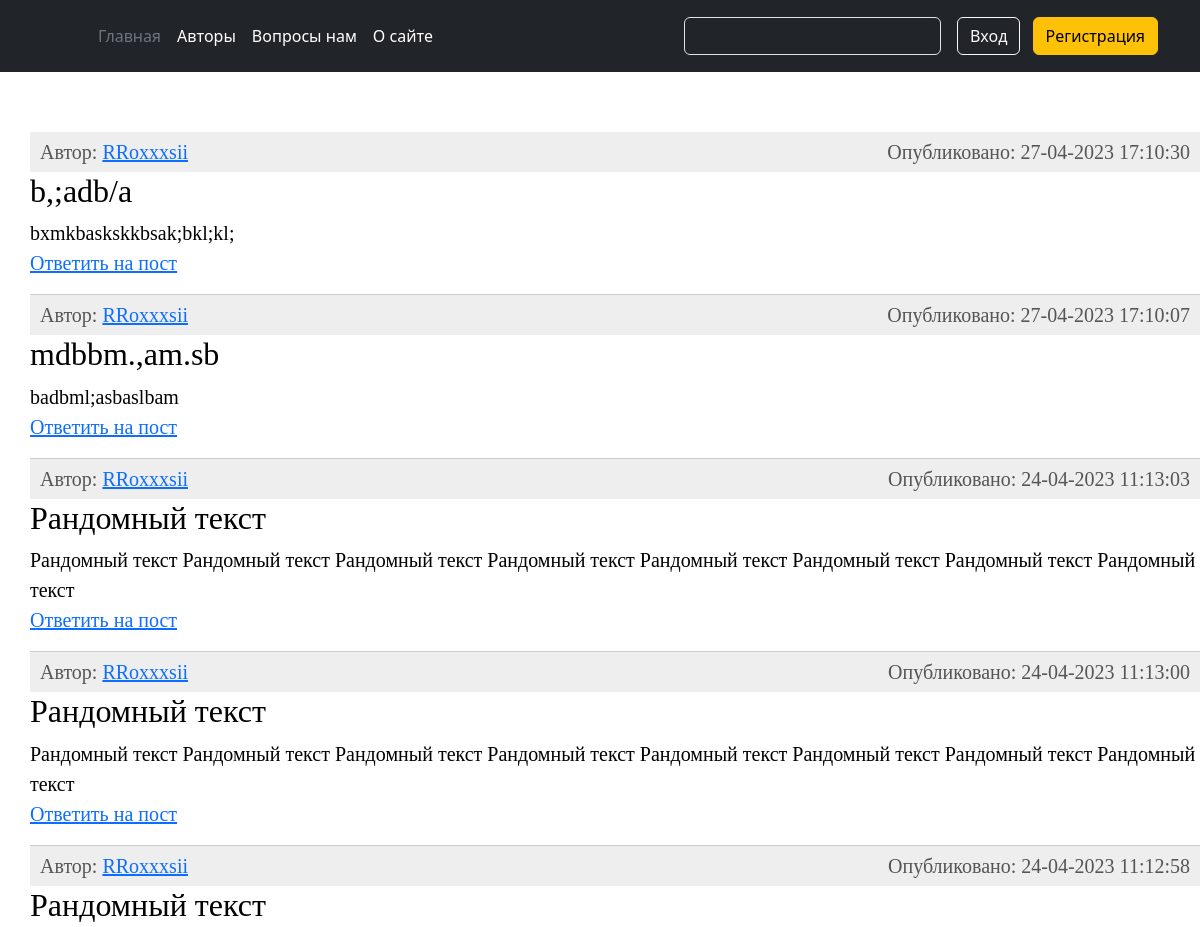
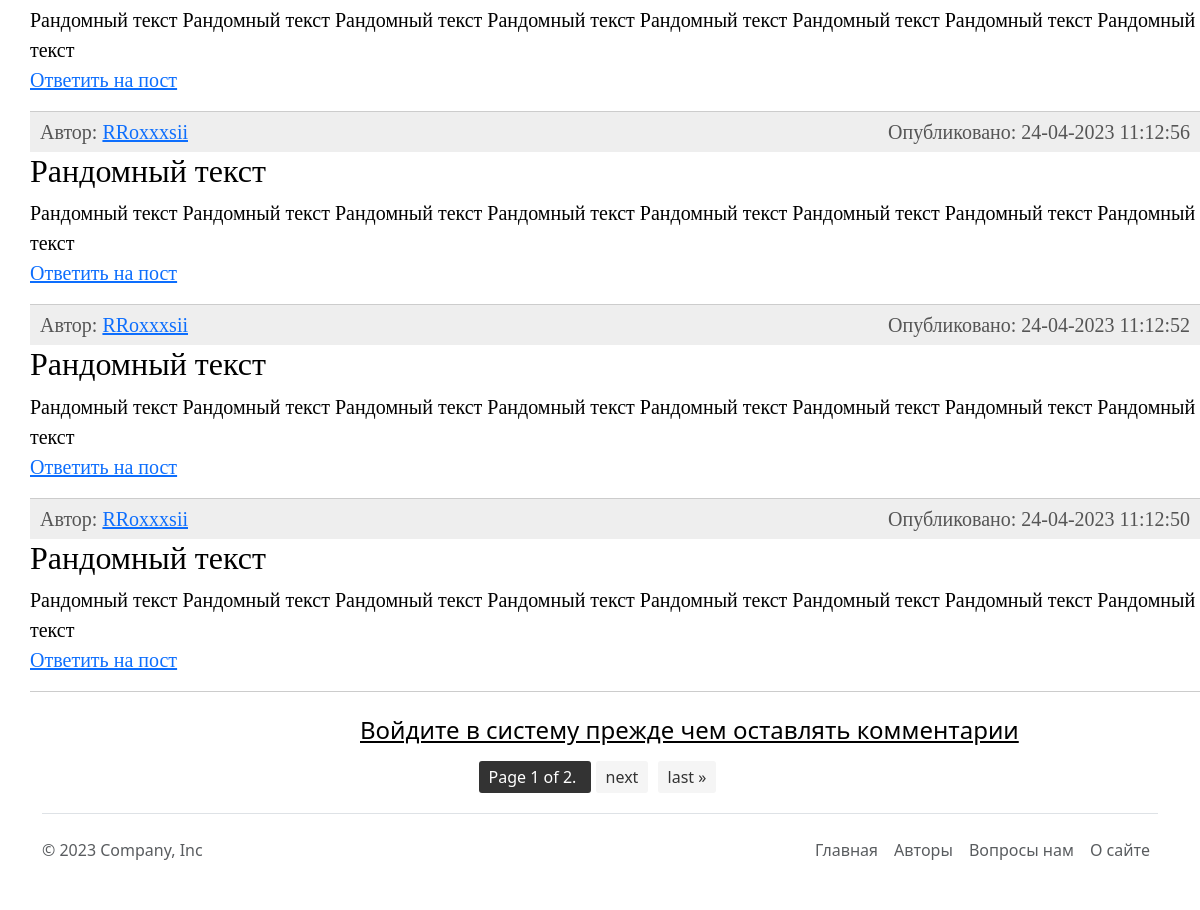
Page /category/posts/python/ on the earlier database version (2 pictures, top to bottom).
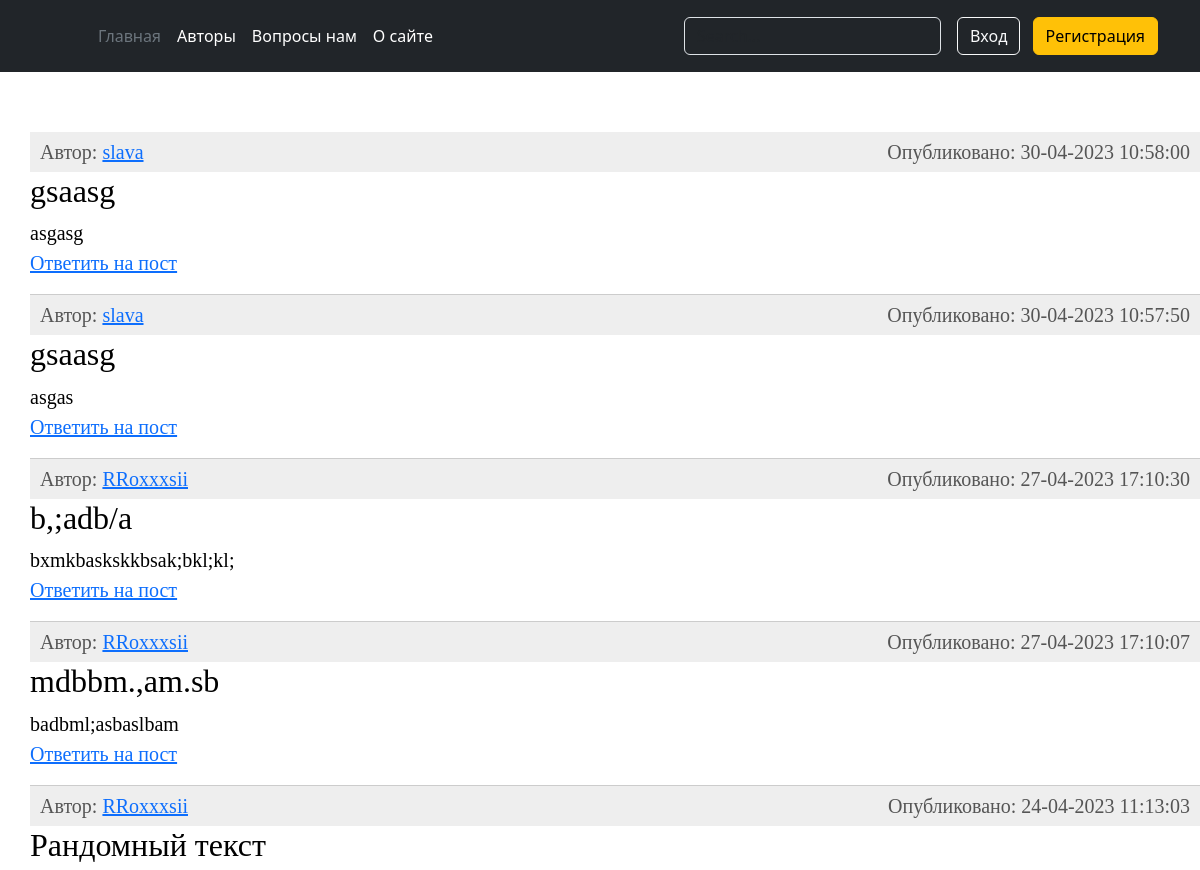
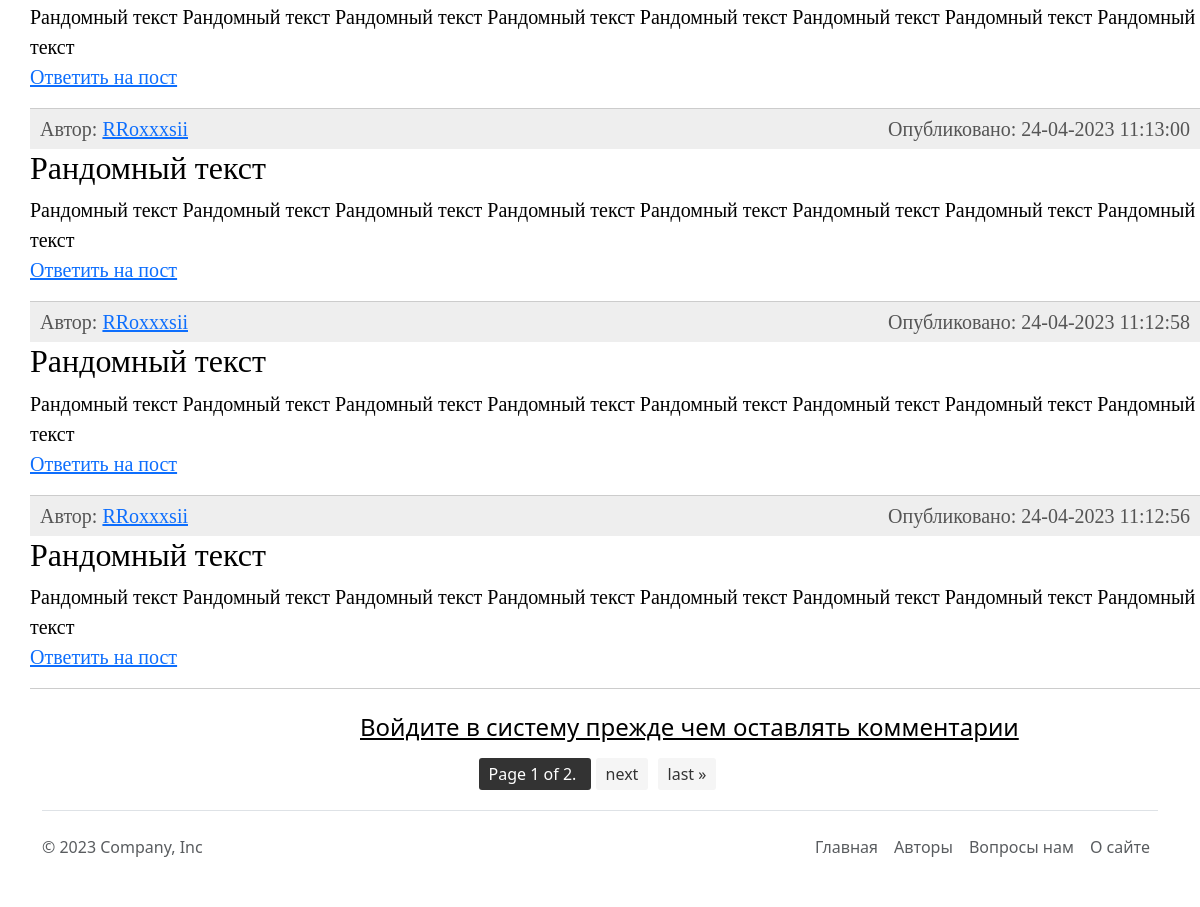
Same page on the later database version (2 pictures, top to bottom).
### main/models.py (models this page shows, shortened)
class Post(models.Model):
    category = models.ForeignKey(SubCategory, on_delete=models.CASCADE)
    author = models.ForeignKey(Author, on_delete=models.SET(_('Удаленный аккаунт')))
    title = models.CharField(max_length=255)
    text = models.TextField()
    created_at = models.DateTimeField(auto_now_add=True)
    updated_at = models.DateTimeField(auto_now=True)
    is_published = models.BooleanField(default=True)
    class Meta:
        verbose_name = _('Пост')
        verbose_name_plural = _('Посты')
        ordering = ('-created_at', 'author')

### account/models.py (models this page shows, shortened)
class Author(AbstractBaseUser, PermissionsMixin):
    email = models.EmailField(_('почтовый адрес'), unique=True)
    user_name = models.CharField(max_length=150)
    mobile = models.CharField(max_length=20, blank=True)
    gender = models.ForeignKey(Gender, on_delete=models.SET_NULL, blank=True, null=True)
    profile_photo = models.ImageField(upload_to='photos/%Y/%m/%d/', help_text=_('Фото профиля'), blank=True)
    profile_information = models.TextField(help_text='Расскажите о себе', blank=True)
    country = models.ForeignKey(Country, on_delete=models.SET_NULL, blank=True, null=True)
    telegram_link = models.URLField(_('Телеграмм аккаунт'), blank=True)
    city = models.CharField(_('Где живете'), max_length=70, blank=True, null=True)
    following = models.ManyToManyField(
        "self", blank=True, related_name="followers", symmetrical=False
    )
    is_active = models.BooleanField(default=False)
    is_staff = models.BooleanField(default=False)
    created = models.DateTimeField(auto_now_add=True)
    updated = models.DateTimeField(auto_now=True)
    objects = CustomAccountManager()
    USERNAME_FIELD = 'email'
    REQUIRED_FIELDS = ['user_name']
    class Meta:
        verbose_name = _("Аккаунт")
        verbose_name_plural = _("Аккаунты")
        ordering = ('user_name',)
    def __str__(self):
        return self.user_name

### main/views.py (the view)
# urls.py: path('category/posts/<slug:subcategory_slug>/', views.subcategory_post, name='subcategory_post'),
def subcategory_post(request, subcategory_slug):
    subcategory = get_object_or_404(SubCategory, slug=subcategory_slug)
    posts = Post.objects.filter(category=subcategory.id)
    paginator = Paginator(posts, 8)
    page_number = request.GET.get('page')
    page_obj = paginator.get_page(page_number)
    if request.method == 'POST':
        form = AddCommentForm(request.POST)
        if form.is_valid():
            user = request.user
            text = request.POST.get('text')
            title = request.POST.get('title')
            subcategory_id = SubCategory.objects.get(slug=subcategory_slug).id
            context = {'posts': posts, 'title': subcategory, 'form': form, 'user_name': user.user_name}
            Post.objects.create(author=user, text=text, title=title, category_id=subcategory_id)
    else:
        form = AddCommentForm()
    if request.user.is_authenticated:
        user_name = Author.objects.get(user_name=request.user.user_name)
        context = {'page_obj': page_obj, 'title': subcategory, 'form': form, 'user_name': user_name}
    else:
        context = {'page_obj': page_obj, 'title': subcategory, 'form': form}
    return render(request, 'main/posts.html', context=context)

### main/forms.py
class AddCommentForm(forms.ModelForm):
    title = forms.CharField(widget=forms.TextInput(
        attrs={'class': 'form-control mb-3',
               'placeholder': 'Заголовок', 'id': 'form-lastname', 'name': 'parent'}), max_length=255,
        label='Заголовок')
    text = forms.CharField(required=False,
                           widget=forms.Textarea(attrs={
                                                        'class': 'form-control',
                                                        'id': 'exampleFormControlTextarea1',
                                                        'rows': '3',
                                                        'placeholder': 'Оставить комментарий'
                           }), label='Комментарий')
    class Meta:
        model = Post
        fields = ('title', 'text')

### main/models.py (called while the page is built)
    def __str__(self):
        return self.sub_category_name

### main/templates/main/posts.html (shortened to what this page needs)
{% extends 'main/base.html' %}
{% load static %}
{% block content %}
<link rel="stylesheet" href="{% static 'main/css/forms.css' %}">
<link rel="stylesheet" href="{% static 'main/css/posts.css' %}">
<div class="content-text">
    <ul class="list-articles">
        {% for p in page_obj %}
        <li>
            <div class="article-panel">
                Автор: <a href="">{{ p.author }}</a>
                <p class="last">Опубликовано: {{p.created_at|date:"d-m-Y H:i:s"}}</p>
            </div>
            <h2>{{p.title}}</h2>
            {{ p.text }}
          <p class="link-read-post"><a href="#formReview" onclick="addReview('{{ p.author }}')">Ответить на пост</a></p>
        </li>
        {% endfor %}
    </ul>
</div>
{% if user.is_authenticated %}
<div class="form">
    <form class="account-form px-4 pt-4" method="post" enctype="multipart/form-data">
    {% if form.is_valid %}
    <div class="alert alert-primary" role="alert">
        Комментарий оставлен!
    </div>
    {% endif %}
    {% if form.errors %}
    {% for field in user_form %}
    {% for error in field.errors %}
    <div class="alert alert-primary" role="alert">
        {{ error }}
    </div>
    {% endfor %}
    {% endfor %}
    {% endif %}
    {% if messages %}
    <div class="alert alert-warning" alert="{{ messages.tags }}" role="alert">
        {% for message in messages %}
        {{ message|safe }}
        {% endfor %}
    </div>
    {% endif %}
    {% csrf_token %}
    <label class="small font-weight-bold">{{ form.title.label}}</label>
    {{ form.title }}
    <label class="small font-weight-bold">{{ form.text.label }}</label>
    {{ form.text }}
    <button class="btn btn-primary btn-block py-2 mb-4 mt-5 fw-bold w-100" type="submit"
                        value="Save changes">{% block button %}
        {% if button_label %}
        {{ button_label }}
        {% else %}
        Оставить комментарий
        {% endif %}
        {% endblock %}
    </button>
</form>
</div>
{% else %}
<div style="margin-left: 30%; margin-top: 2%"><a href="{% url 'account:login' %}" style="color: black"><h4>Войдите в систему прежде чем оставлять комментарии</h4></a></div>
{% endif %}
{% include 'main/pagination.html' %}
{% endblock %}

Differences in the rows shown:
no longer on this page (row unchanged): Post: author "RRoxxxsii", created_at "24-04-2023 11:12:52", title "Рандомный текст", text "Рандомный текст Рандомный текст Рандомный текст Рандомный текст Рандомный текст Рандомный текст Рандомный текст Рандомный текст"
no longer on this page (row unchanged): Post: author "RRoxxxsii", created_at "24-04-2023 11:12:50", title "Рандомный текст", text "Рандомный текст Рандомный текст Рандомный текст Рандомный текст Рандомный текст Рандомный текст Рандомный текст Рандомный текст"
added Post: author "slava", created_at "30-04-2023 10:58:00", title "gsaasg", text "asgasg"
added Post: author "slava", created_at "30-04-2023 10:57:50", title "gsaasg", text "asgas"
